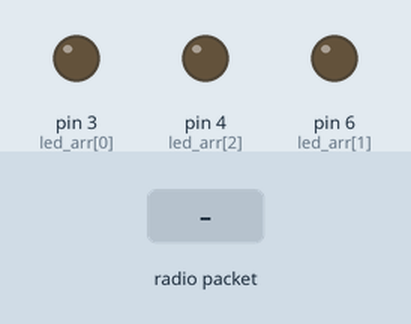
Recording of a sketch running on a simulated Arduino Uno, built with avr-gcc and run on an emulated ATmega328P. Parts: output pins drawn as LEDs (lit = HIGH). The inputs (shaded band) are chosen by the test bench. No radio packets arrive unless stated; what the sketch prints to the serial monitor is not drawn.

Above: at 0.1 s.
At 0.83 s:
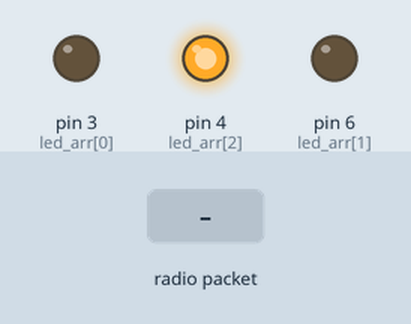
1.3 s: radio packet "1" arrives
Timing chart, 0 to 10.3 s (numbered marks = the images above; inputs shaded):
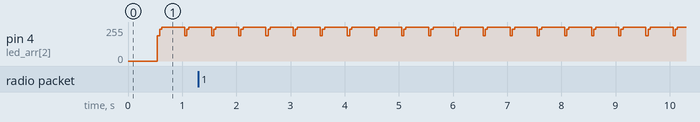

Measured:
- by itself, pin 4 (led_arr[2]): ramps from 189/255 to 255/255 and jumps back, once every 0.50 s

The sketch:

nrf_transceiver.ino
```cpp
/*Принимает пакет от компа и передает по nrf
  затем принимает от Робота и передаёт компу
  Это у робота MODE = 2

  этот модуль сначала ПРНИМАЕТ от МК, потом переключается в отправку для МК
*/

#include <SPI.h>
#include <nRF24L01.h>
#include <RF24.h>
#include <SoftwareSerial.h>
//SoftwareSerial mySerial (rxPin, txPin);
SoftwareSerial mySerial (5, 7);

uint32_t p_timeout = 50;
uint32_t t_timer = 0;

uint32_t rep_period = 500;
uint32_t rep_timer = 0;

RF24 radio(9, 10);  // "создать" модуль на пинах 9 и 10 Для Уно
byte address[][6] = {"1Node", "2Node", "3Node", "4Node", "5Node", "6Node"}; //возможные номера труб
byte pipeNo = 1;

#define FROM_BOT 48
#define FROM_PC 12
uint8_t mod_status = 0; // 0 - ждём посылку от робота, 1 - получили, пересыламем ПК, 2 - ждём от ПК, 3 - получили, пересыламем роботу
uint8_t led_arr[3] = {3, 6, 4};
uint8_t read_1[32];
uint8_t read_2[16];
uint8_t from_bot[FROM_BOT] = {0, 0, 0, 0, 0, 0, 0, 0, 0, 0, 0, 0, 0, 0, 0, 0, 0, 0, 0, 0, 0, 0, 0, 0, 0, 0, 0, 0, 0, 0, 0, 0, 0, 0, 0, 0, 0, 0, 0, 0, 0, 0, 0, 0, 0, 0, 0, 0,};
//uint8_t from_pc[FROM_PC] = { -2, -2, -2, -2, -2, -2, -2, -2, -2, -2, -2, -2};
uint8_t from_pc[FROM_PC] = {0x23, 0, 0, 0, 90, 0, 90, 0, 90, 0, 0, 0};
uint8_t temp_byte = 0b00000000;

void initset_nrf();
void send_buff(uint8_t *buff, uint8_t size_b);
int8_t rx_uart();
void set_led(uint8_t mode);
void rec_init();

void setup()
{
  Serial.begin(1000000);
  Serial.setTimeout(10);
  Serial.println("INIT");
  mySerial.begin(115200);
  mySerial.println("INIT mySerial");
  for (byte i = 0; i < 3; i++) {
    pinMode(led_arr[i], OUTPUT);
  }
  initset_nrf();
  mod_status = 0;
  //set_led(mod_status);
}

void loop() {
  while (radio.available(&pipeNo)) {                    // слушаем эфир
    radio.read(&read_1, 32);  // чиатем входящий сигнал
    radio.read(&read_2, 16);  // чиатем входящий сигнал

    if (read_1[0] == 0b00100101 && read_2[10] == 5) {
      for (uint8_t i = 0; i < 32; i++) {
        from_bot[i] = read_1[i];
      }
      for (uint8_t i = 0; i < 16; i++) {
        from_bot[32 + i] = read_2[i];
      }
    }
    // отправляем пакет телеметрии
    radio.writeAckPayload(pipeNo, &from_pc, FROM_PC);
    send_buff(from_bot, FROM_BOT);
  }


  // формируем пакет данных телеметрии
  if (millis() - rep_timer > rep_period) {
    rep_timer = millis();
    if (rx_uart() == -1) {
      rec_init();
    }


    //    for (uint8_t i = 0; i < 12; i++) {
    //      mySerial.print(from_pc[i]);
    //      mySerial.print(',');
    //    }
    //    mySerial.println();
    //  }

  }
}


void initset_nrf() { ///
  radio.begin();                // активировать модуль
  radio.setAutoAck(1);          // режим подтверждения приёма, 1 вкл 0 выкл
  radio.setRetries(0, 15);      // (время между попыткой достучаться, число попыток)
  radio.enableAckPayload();     // разрешить отсылку данных в ответ на входящий сигнал
  radio.setPayloadSize(32);     // размер пакета, байт
  radio.openReadingPipe(1, address[0]); // хотим слушать трубу 0
  radio.setChannel(0x6a);     // выбираем канал (в котором нет шумов!)
  radio.setPALevel(RF24_PA_MAX);  // уровень мощности передатчика
  radio.setDataRate(RF24_2MBPS); // скорость обмена
  // должна быть одинакова на приёмнике и передатчике!
  // при самой низкой скорости имеем самую высокую чувствительность и дальность!!

  radio.powerUp();         // начать работу
  radio.startListening();  // начинаем слушать эфир, мы приёмный модуль
}

void send_buff(uint8_t *buff, uint8_t size_b)
{
  for (uint8_t i = 0; i < size_b; i++)
  {
    Serial.write(buff[i]);
  }
}

int8_t rx_uart() {

  uint8_t i = 0;
  t_timer = millis();
  while (i < FROM_PC) {
    if (Serial.available())
    {
      set_led(0);
      temp_byte = Serial.read();
      //      if (i == 0 && temp_byte == 0b01100011) {
      //
      //        from_pc[i++] = temp_byte;
      //      }
      //      else if (i != 0) {
      //        //set_led(3);
      //        from_pc[i++] = temp_byte;
      //      }


      from_pc[i++] = temp_byte;

    }
    set_led(3);
    //    else {
    //      //return -2;
    //      i=99;
    //    }
    if (millis() - t_timer > p_timeout) {

      return -1;
    }
  }
  return 0;
}

void set_led(uint8_t mode) {
  for (byte i = 0; i < 3; i++) {
    digitalWrite(led_arr[i], 0);
  }
  switch (mode) {
    case 0:
      digitalWrite(led_arr[0], 1);
      digitalWrite(led_arr[1], 1);
      break;
    case 1:
      digitalWrite(led_arr[0], 1);
      digitalWrite(led_arr[2], 1);
      break;
    case 2:
      digitalWrite(led_arr[0], 0);
      digitalWrite(led_arr[1], 1);
      break;
    case 3:
      digitalWrite(led_arr[0], 0);
      digitalWrite(led_arr[2], 1);
      break;
  }
}

void rec_init() {
  from_pc[0] = 0x23;
  from_pc[1] = 0;
  from_pc[2] = 0;
}
```
